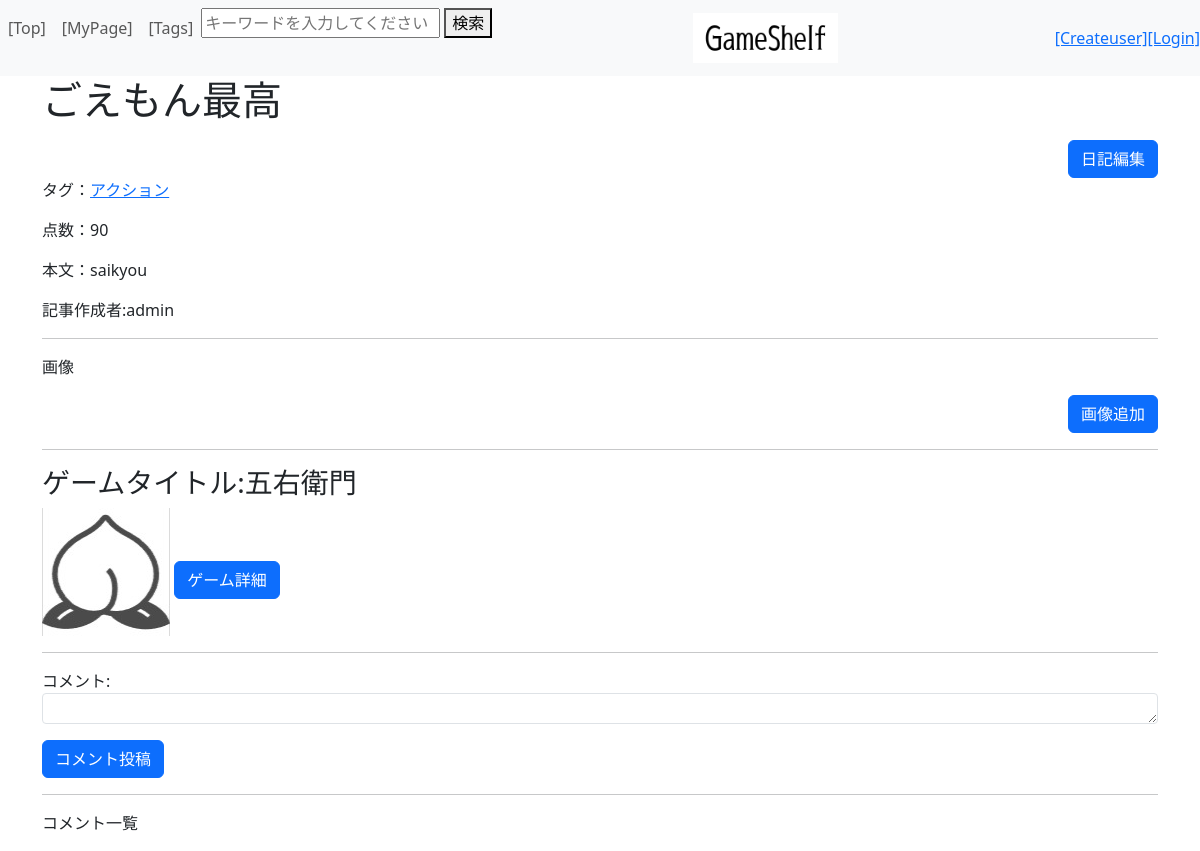
/diary/16, run on an earlier commit of the app's database.
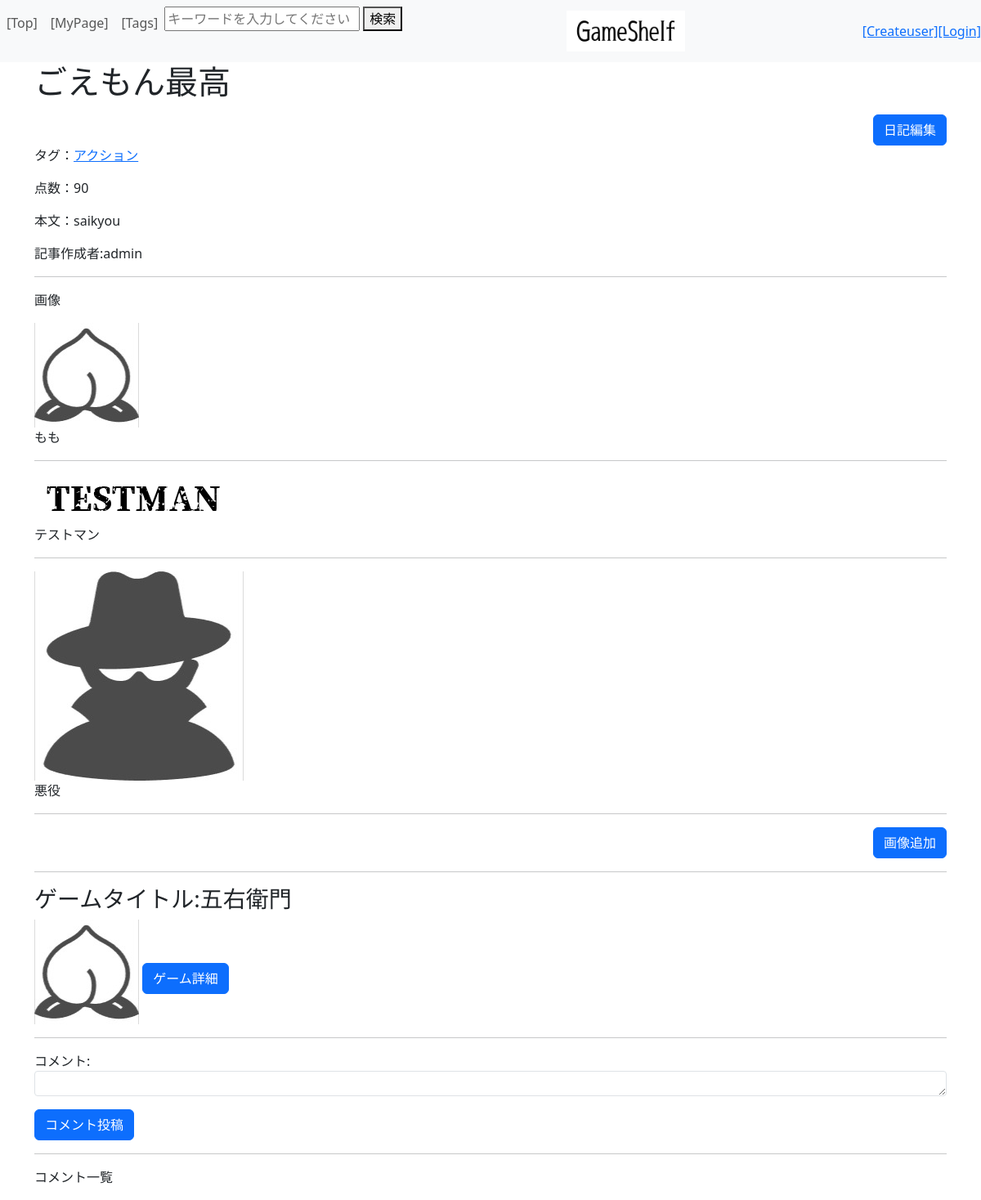
And on a later commit of the database.
### diary/models.py (models this page shows, shortened)
class Diary(models.Model):
    diary_user = models.ForeignKey(CustomUser, on_delete=models.CASCADE)
    diary_game = models.ForeignKey(Game, on_delete=models.CASCADE)
    diary_tag = models.ManyToManyField(Tag)
    diary_title = models.CharField(max_length=100)
    diary_content = models.TextField()
    diary_rating = models.IntegerField(validators=[MaxValueValidator(100)])
    diary_spoiler = models.BooleanField(default=False) #ネタバレチェック、デフォで無し側
    class Meta:
        ordering = ("-id",)

class DiaryImage(models.Model):
    diary_image_diary = models.ForeignKey(Diary, on_delete=models.CASCADE)
    diary_image_image = models.ImageField(upload_to="media/")
    diary_image_comment = models.CharField(max_length=100, blank=True, null=True)
    diary_image_mainflag = models.BooleanField(default=False) #メイン画像フラグ

### top/models.py (models this page shows)
class Tag(models.Model):
    tag = models.CharField(max_length=100)
    def __str__(self):
        return self.tag
    class Meta:
        ordering = ['tag']

### accounts/models.py (models this page shows)
class CustomUser(AbstractUser):
    userimage = models.ImageField(verbose_name='プロフィール画像', upload_to="media/", blank=True, null=True) #プロフ画像を管理
    exp = models.IntegerField(verbose_name='経験値', blank=True, null=True) #ユーザーの経験値を管理
    rank = models.IntegerField(verbose_name='ランク', blank=True, null=True) #ユーザーのランクを管理
    nickname = models.CharField(verbose_name='ニックネーム', max_length=10, blank=False, null=False)

### game/models.py (models this page shows, shortened)
class Game(models.Model):
    game_tag = models.ManyToManyField(Tag)
    game_title = models.CharField(max_length=100)
    game_content = models.TextField()
    game_image = models.ImageField(upload_to="media/", blank=True, null=True)
    class Meta:
        ordering = ['-id']

### diary/views.py (the view, shortened to what this page needs)
# urls.py: path('<int:diary_id>', views.diary,name="diary"),
def diary(request, diary_id):
    diary       = Diary.objects.get(pk=diary_id) # diary オブジェクトを取得、diaryIDを主キーとしてGET
    image       = DiaryImage.objects.filter(diary_image_diary=diary) #diary_image_diary = models.ForeignKey(Diary, on_delete=models.CASCADE)
    comment     = DiaryComment.objects.filter(diary_comment_diary=diary) #diary_comment_diary = models.ForeignKey(Diary, on_delete=models.CASCADE)
    form        = DiaryCommentForm() #コメント入力用フォーム
    params = {
        "login_user"     :   request.user, #現在のログインユーザー情報（request.user）
        "displaydiary"   :   diary, #diary詳細情報全体
        "displayimage"   :   image, #画像（複数可）
        "displaycomment" :   comment, #diaryに対してのコメント一覧
        "commentform"    :   form, #コメント入力用フォーム
    }
    if diary.diary_spoiler: #ネタバレ(diary_spoiler)がTrueなら注意メッセージを表示
        messages.warning(request, "※※ネタバレを含みます※※")
    return render(request, 'diary/diary.html', params)

### diary/forms.py
class DiaryCommentForm(forms.ModelForm): #保存用にModelFormを使う
    class Meta:
        model=DiaryComment #参照先のテーブル（モデル）
        fields=["diary_comment_comment"]
        widgets={
            "diary_comment_comment": forms.Textarea(attrs={"class":"form-control form-control-sm","rows": 1}),
        }
        labels = {
            "diary_comment_comment": "",  # ラベルを空に設定する
        }

### diary/templates/diary/diary.html (shortened to what this page needs)
{% extends "top/layout.html" %}
{% load static %}
{% block content %}
<h1>{{ displaydiary.diary_title }}</h1>
<form action="{% url 'editdiary' displaydiary.id %}" method="post" class="mt-3">
    <div style="text-align: right;">
    <button class="btn btn-primary">日記編集</button>
    </div>
</form>
<ul class="tags-container">
<p>タグ：
    {% for tag in displaydiary.diary_tag.all %}
        <li class="tag-item">
        <a href="{% url 'tag_search' tag.id %}">{{ tag }} </a>
        </li>
    {% endfor %}</p></ul>
<p>点数：{{ displaydiary.diary_rating }}</p>
<p>本文：{{ displaydiary.diary_content }}</p>
<p>記事作成者:{{ displaydiary.diary_user }}</p>
<hr>
<p>画像</p>
{% for image in displayimage %}
    <img src="{{ MEDIA_URL }}{{ image.diary_image_image.url }}" alt="◆◆◆">
    {% if image.diary_image_comment %}
        <p>{{ image.diary_image_comment }}</p>
    {%endif%}
    <hr>
{% endfor %}
<form action="{% url 'addimagediary' displaydiary.id %}" method="post" class="mt-3">
    <div style="text-align: right;">
    <button class="btn btn-primary">画像追加</button>
    </div>
</form>
<hr>
<h3>ゲームタイトル:{{ displaydiary.diary_game.game_title }}</h3>
<img src="{{ MEDIA_URL }}{{ displaydiary.diary_game.game_image.url }}" alt="{{ displaydiary.diary_game.game_title }}">
<a href="{% url 'game' displaydiary.diary_game.id %}" class="btn btn-primary mt-3">ゲーム詳細</a>
<hr>
<form action="{% url 'diary' displaydiary.id %}" method="post" class="mt-3">
    <label>コメント:</label>
    {{ commentform.as_p }}
    <button class="btn btn-primary">コメント投稿</button>
</form>
<hr>
<p>コメント一覧</p>
{% endblock %}

### top/templates/top/layout.html (shortened to what this page needs)
<!doctype html>
<html lang="ja">
<head>
    <link href="https://cdn.jsdelivr.net/npm/bootstrap/dist/css/bootstrap.css"
    rel="stylesheet">
</head>
<body>
<nav class="navbar fixed-top navbar-expand navbar-light bg-light">
    <ul style="width:100%" class="navbar-nav mr-auto">
        <li class="nav-item">
            <a class="nav-link" href="{%url 'top' %}">[Top]</a>
        </li>
        <li class="nav-item">
            <a class="nav-link" href="{% url 'userpage' %}">[MyPage]</a>
        </li>
        <li class="nav-item">
            <a class="nav-link" href="{% url 'tag' %}">[Tags]</a>
        </li>
    <form action="{% url 'keyword_search' %}" method="GET">
        <input type="text" name="keyword" placeholder="キーワードを入力してください">
        <button type="submit">検索</button>
    </form>
        <div class="navbar-brand mx-auto">
            <img src="../../../static/gameshelf.jpg" alt="Game Shelf" height="50">
        </div>
    </ul>
    <ul class="navbar-nav ml-auto">
    <li class="nav-item nav-link fw-bold text-primary">
        <span class="font-weight-bold">
            {% if user.is_authenticated %}
                <a href="{% url 'logout' %}?next={% url 'top' %}">[Logout]</a>
            {% else %}
            <li class="nav-item">
                <a href="{% url 'createuser' %}">[Createuser]</a>
            </li>
            <li>
                <a href="{% url 'login' %}">[Login]</a>
            </li>
            {% endif %}
        </span>
    </li>
</ul>
</nav>
<div class="container">
    <div class="content">
        {% block content %}
        {% endblock %}
    </div>
</body>
</html>

### top/templates/top/layout.html (style rules this page uses)
.navbar { position: relative; z-index: 1; }
.container { position: relative; z-index: 2; }
.tags-container { list-style: none; padding: 0; margin: 0; display: flex; flex-wrap: wrap; }
.tag-item { margin-right: 10px; }

What changed in the data, as far as the page shows it:
added DiaryImage: diary_image_image (picture), diary_image_comment "もも"
added DiaryImage: diary_image_image (picture), diary_image_comment "テストマン"
added DiaryImage: diary_image_image (picture), diary_image_comment "悪役"
